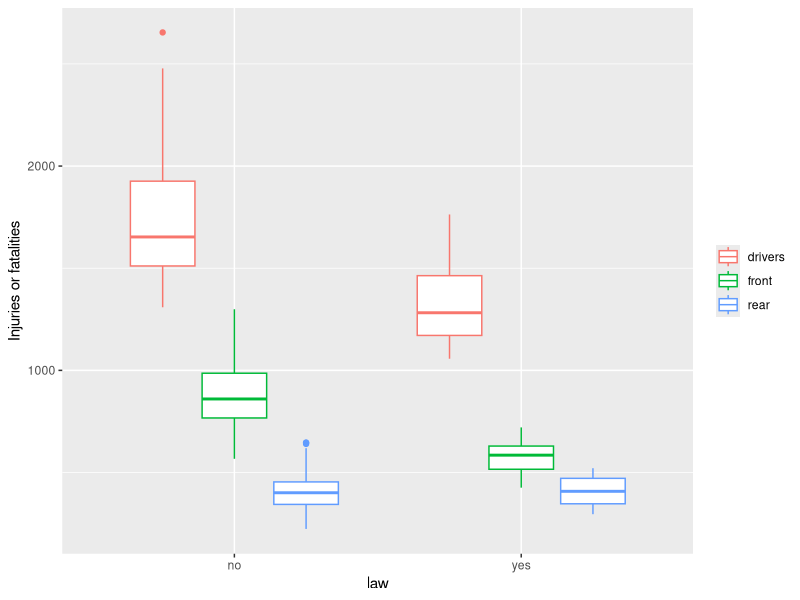
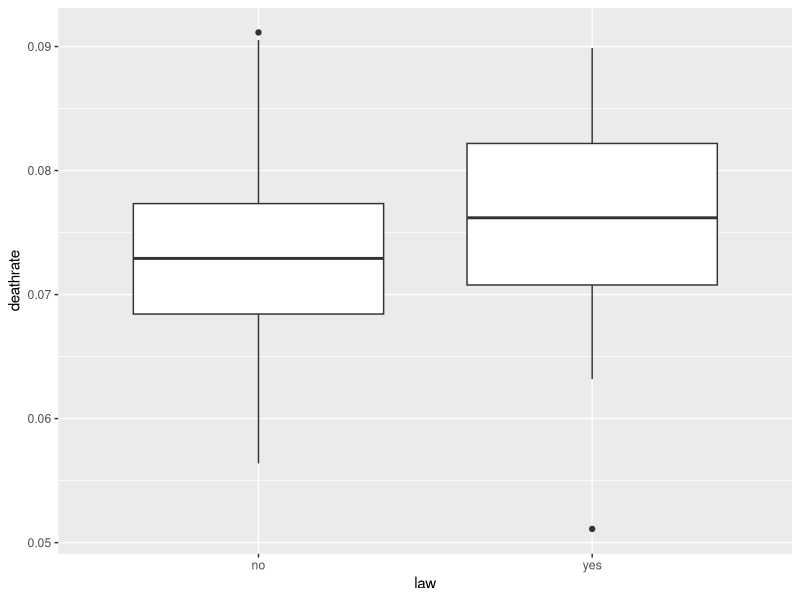
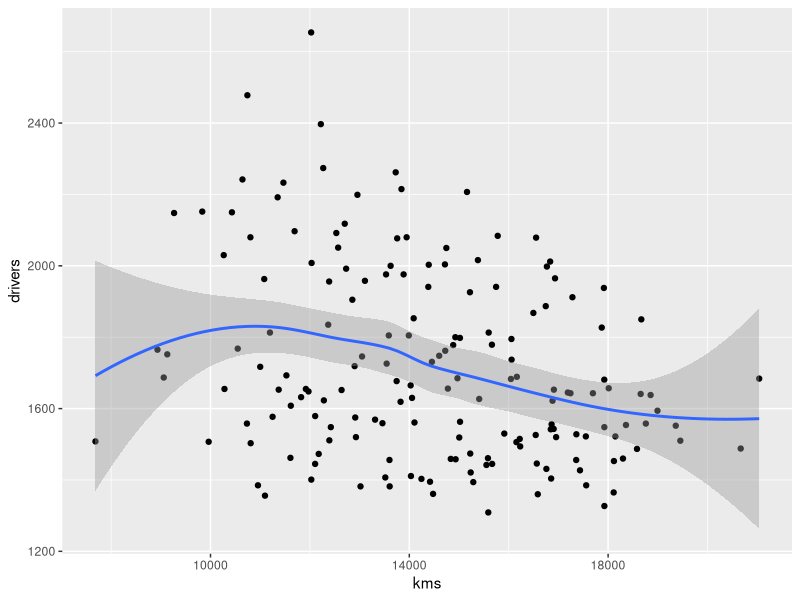
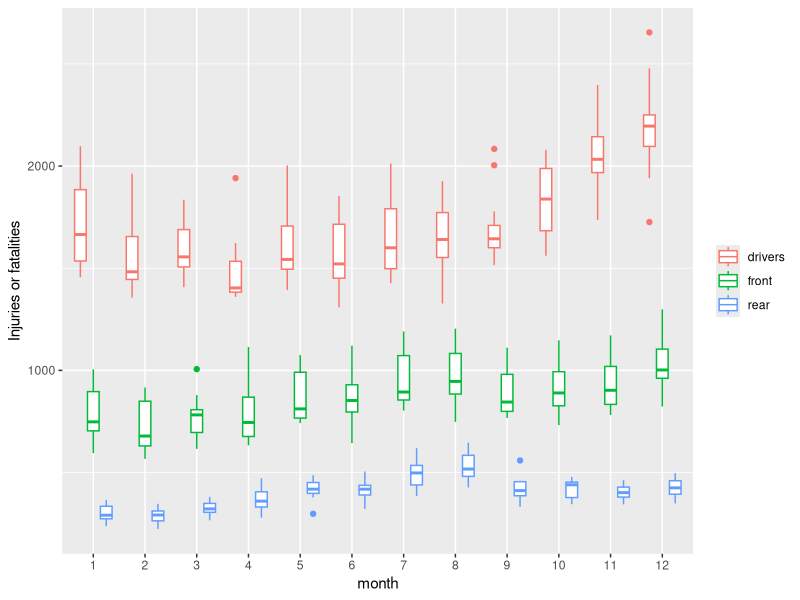
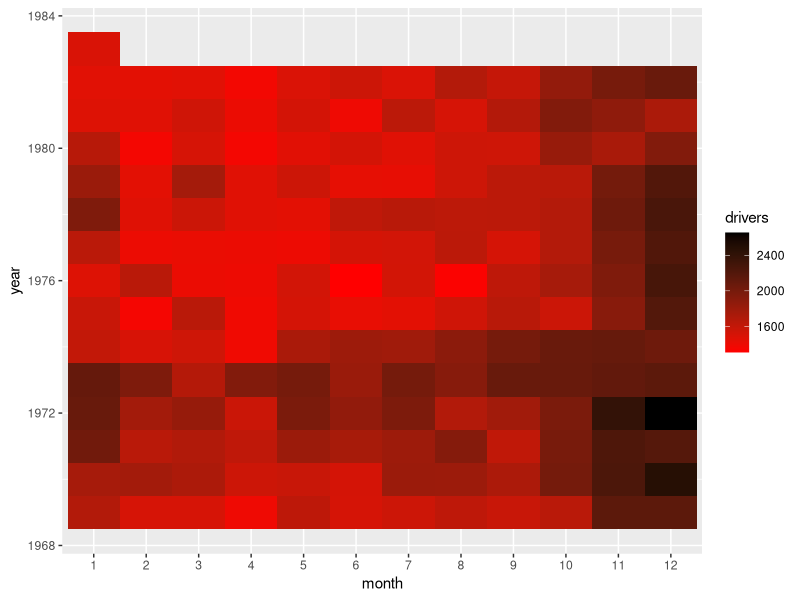
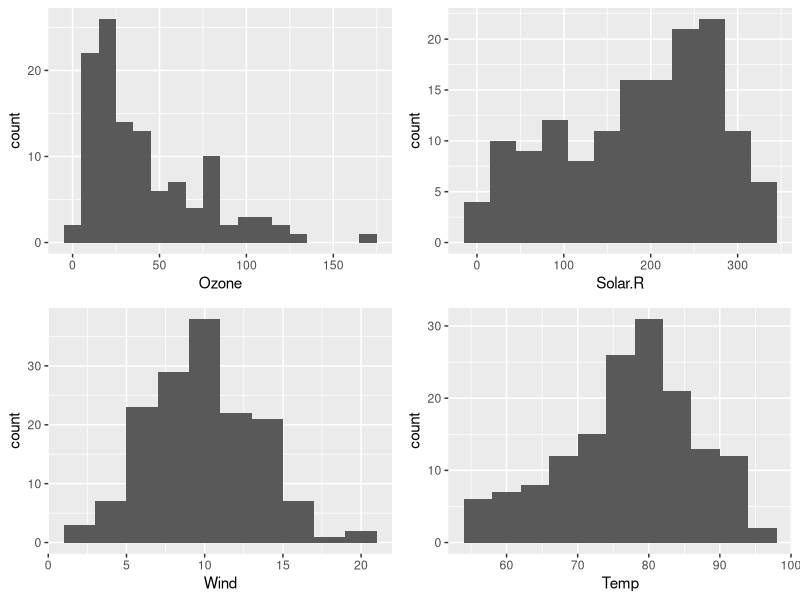
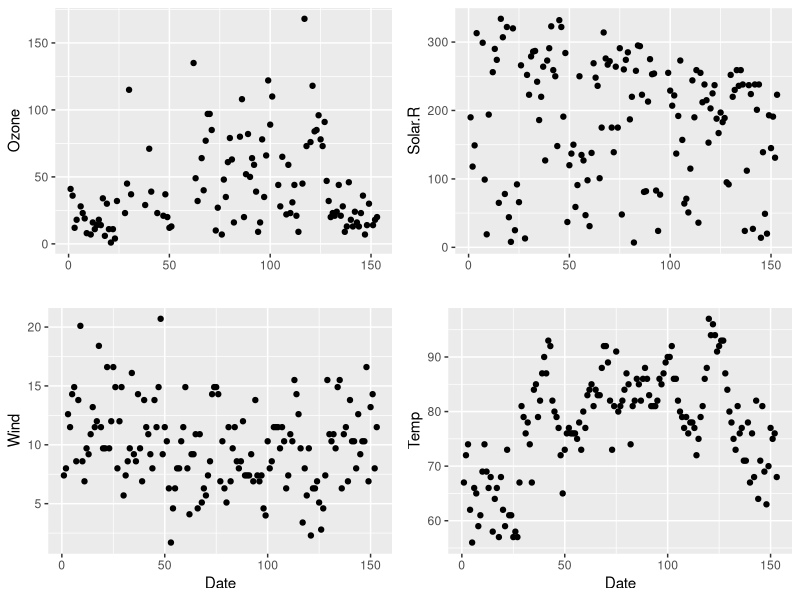
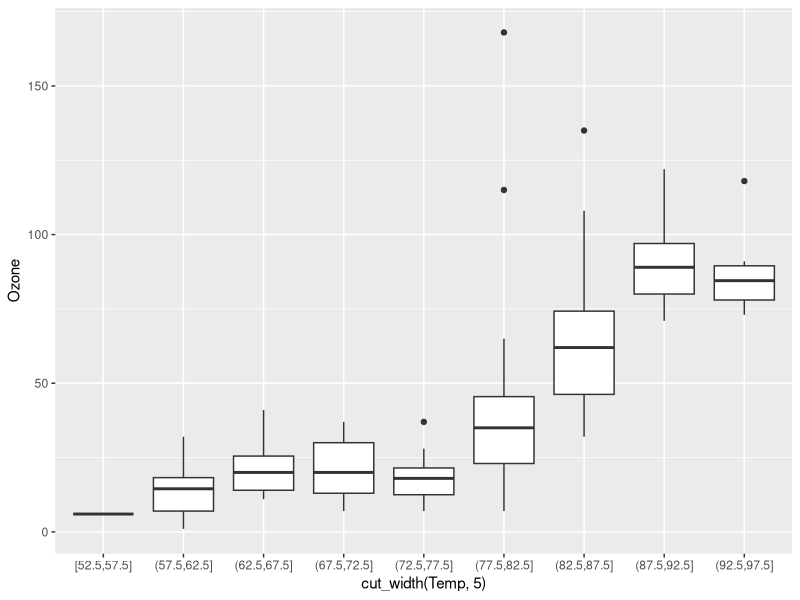

Recreate these plots in R, in order.
## ---- chunk 1
library(tidyverse)
library(dplyr)
library(magrittr)
library(grid)
library(knitr)
library(kableExtra)
## ---- chunk 2
data("Seatbelts")
Seatbelt<-as_tibble(Seatbelts)
Seatbelt%<>%
  mutate(month=c(0:(nrow(.)-1))%%12+1, year=c(0:(nrow(.)-1))%/%12+1969)%>%
  mutate(month=as.factor(month))%>%
  mutate(law=as.factor(ifelse(law==0,"no","yes")))

#summarise the data first
Seatbelt%>%
  group_by(law)%>%
  summarise(avgdri=mean(drivers),avgfront=mean(front),avgrear=mean(rear))

## ---- chunk 3
#transform the dataset to compare accident before and after law
Seatbeltdriver<-Seatbelt%>%
  select(-front,-rear)%>%
  rename(injury=drivers)%>%
  mutate(injtyp="drivers")

Seatbeltfront<-Seatbelt%>%
  select(-drivers,-rear)%>%
  rename(injury=front)%>%
  mutate(injtyp="front")

Seatbeltrear<-Seatbelt%>%
  select(-drivers,-front)%>%
  rename(injury=rear)%>%
  mutate(injtyp="rear")  

Seatbeltlong<-rbind(Seatbeltdriver,Seatbeltfront,Seatbeltrear)

ggplot(data=Seatbeltlong)+
  geom_boxplot(aes(x=law,y=injury,color=injtyp))+
  ylab("Injuries or fatalities")+
  guides(color=guide_legend(title=NULL))
## ---- chunk 4
#compare death rate before and after the law
Seatbelt%>%
  mutate(deathrate=DriversKilled/drivers)%>%
  ggplot()+
  geom_boxplot(aes(x=law,y=deathrate,group=law))
## ---- chunk 5
#the relationship between kms and drivers
Seatbelt%>%
  filter(law=="no")%>%
  ggplot(aes(x=kms,y=drivers))+
  geom_point()+
  geom_smooth()
## ---- chunk 6
#relationship between month(Season) and accident
Seatbeltlong%>%
  filter(law=="no")%>%
  ggplot()+
  geom_boxplot(aes(x=month,y=injury,color=injtyp))+
  ylab("Injuries or fatalities")+
  guides(color=guide_legend(title=NULL))
## ---- chunk 7
#year and month
Seatbelt%>%
  filter(law=="no")%>%
  ggplot()+
  geom_tile(aes(x=month,y=year,fill=drivers))+
  scale_fill_gradient(low="red",high="black")
## ---- chunk 8
data("airquality")
airq<-as_tibble(airquality)
airq%<>%
  mutate(Month=as.factor(Month),Day=as.factor(Day))%>%
  mutate(weekday=as.factor((c(1:nrow(.))%%7)+1))
## ---- chunk 9
#initial exploration: histogram
ghozone<-ggplot(data=airq)+
  geom_histogram(aes(x=Ozone),na.rm=TRUE,binwidth=10)
ghsolar<-ggplot(data=airq)+
  geom_histogram(aes(x=Solar.R),na.rm=TRUE,binwidth=30)
ghwind<-ggplot(data=airq)+
  geom_histogram(aes(x=Wind),na.rm=TRUE,binwidth=2)
ghtemp<-ggplot(data=airq)+
  geom_histogram(aes(x=Temp),na.rm=TRUE,binwidth=4)
grid.newpage()
pushViewport(viewport(layout = grid.layout(nrow=2,ncol=2)))
print(ghozone,vp=viewport(layout.pos.row = 1, layout.pos.col = 1))
print(ghsolar,vp=viewport(layout.pos.row = 1, layout.pos.col = 2))
print(ghwind,vp=viewport(layout.pos.row = 2, layout.pos.col = 1))
print(ghtemp,vp=viewport(layout.pos.row = 2, layout.pos.col = 2))
## ---- chunk 10
#initial exploration: scatter plot
gpozone<-ggplot(data=airq,aes(x=c(1:nrow(airq))))+
  geom_point(aes(y=Ozone),na.rm=TRUE)+
  xlab("")
gpsolar<-ggplot(data=airq,aes(x=c(1:nrow(airq))))+
  geom_point(aes(y=Solar.R),na.rm=TRUE)+
  xlab("")
gpwind<-ggplot(data=airq,aes(x=c(1:nrow(airq))))+
  geom_point(aes(y=Wind),na.rm=TRUE)+
  xlab("Date")
gptemp<-ggplot(data=airq,aes(x=c(1:nrow(airq))))+
  geom_point(aes(y=Temp),na.rm=TRUE)+
  xlab("Date")
grid.newpage()
pushViewport(viewport(layout = grid.layout(nrow=2,ncol=2)))
print(gpozone,vp=viewport(layout.pos.row = 1, layout.pos.col = 1))
print(gpsolar,vp=viewport(layout.pos.row = 1, layout.pos.col = 2))
print(gpwind,vp=viewport(layout.pos.row = 2, layout.pos.col = 1))
print(gptemp,vp=viewport(layout.pos.row = 2, layout.pos.col = 2))
## ---- chunk 11
#relationship between ozone and temperature
airq%>%
  filter(!is.na(Ozone))%>%
  ggplot()+
  geom_boxplot(aes(x=cut_width(Temp,5),y=Ozone))
## ---- chunk 12
#ozone level condition on weekday and temperature
airq%>%
  filter(!is.na(Ozone))%>%
  mutate(tempinterval=cut_width(Temp,4))%>%
  group_by(weekday,tempinterval)%>%
  summarise(meanozone=mean(Ozone))%>%
  ggplot()+
  geom_tile(aes(x=weekday,y=tempinterval,fill=meanozone))+
  ylab("temperature")+
  guides(fill=guide_legend(title="average ozone"))+
  scale_fill_gradient(low="red",high="black")
## ---- chunk 13
data("state.x77")
state<-as_tibble(state.x77)
state<-mutate(state,abb=state.abb,division=state.division)
## ---- chunk 14
#relationship between illiteracy and high school graduates
statesum<-summarise(state,avgilliteracy=mean(Illiteracy),
                    avgHS=mean(`HS Grad`),avgmurder=mean(Murder))
ggplot(data=state,aes(x=`HS Grad`,y=Illiteracy))+
  geom_point(aes(color=division),size=3)+
  geom_smooth()+
  geom_hline(aes(yintercept=statesum$avgilliteracy),color="red",linetype="dashed")+
  geom_vline(aes(xintercept=statesum$avgHS),color="brown",linetype="dashed")
## ---- chunk 15
#relationship between murder and illiteracy
ggplot(data=state,aes(x=Illiteracy,y=Murder))+
  geom_point(aes(color=division),size=3)+
  geom_smooth(se=FALSE)+
  geom_hline(aes(yintercept=statesum$avgmurder),color="red",linetype="dashed")
## ---- chunk 16
#murder, illiteracy and HS
ggplot(data=state,aes(x=Illiteracy,y=`HS Grad`))+
  geom_point(aes(color=Murder),size=4)+
  scale_color_gradient(low="green",high="black")
## ---- chunk 17
#life expectancy, illiteracy and income
ggplot(data=state,aes(x=Illiteracy,y=Income))+
  geom_point(aes(color=`Life Exp`),size=4)+
  scale_color_gradient(low="blue",high="green")
## ---- chunk 18
data("USAccDeaths")
usaccdea<-as_tibble(USAccDeaths)
usaccdea<-usaccdea%>%
  mutate(year=as.factor(c(0:(nrow(.)-1))%/%12+1973),month=as.factor(c(0:(nrow(.)-1))%%12+1))%>%
  mutate(x=as.integer(x))
## ---- chunk 19
usaccdea%>%
  group_by(year)%>%
  summarise(avgaccdeath=round(mean(x),2))%>%
  kable(col.names=c("year","average accidental deaths"))%>%
  kable_styling(full_width=F)
## ---- chunk 20
ggplot(data=usaccdea)+
  geom_tile(aes(x=month,y=year,fill=x))+
  scale_fill_gradient(low="red",high="black")
